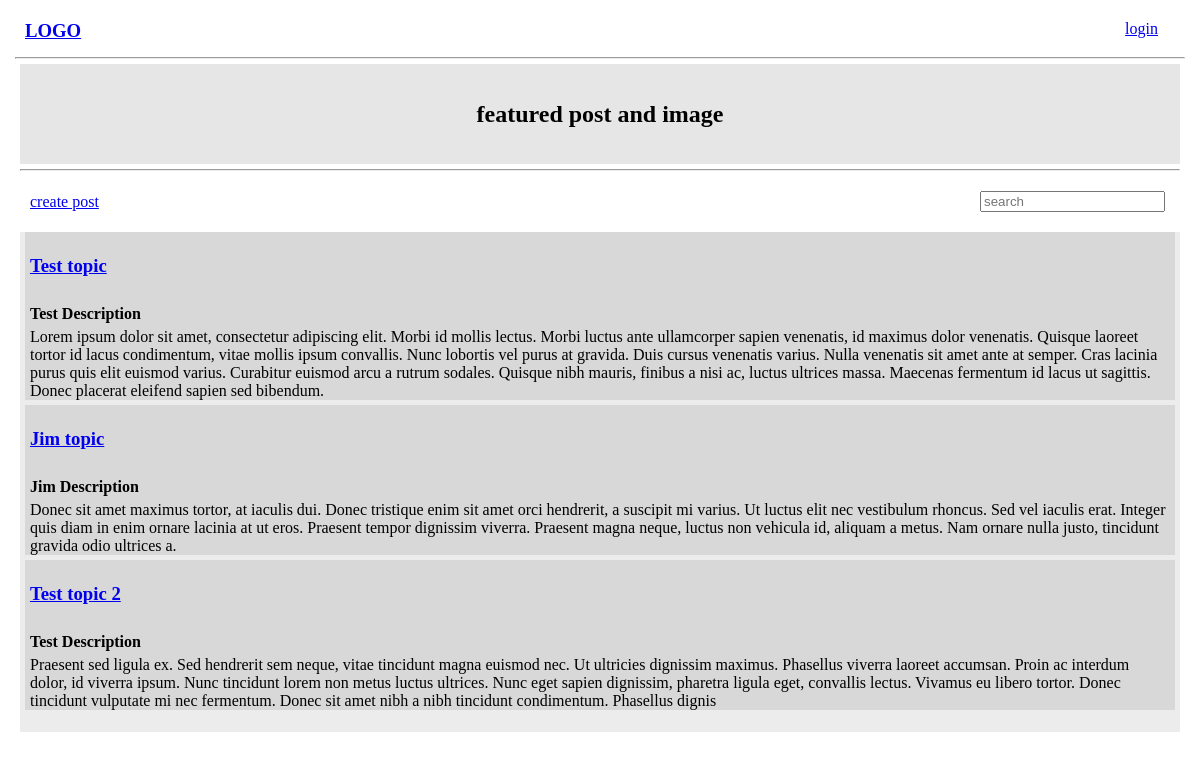
The page / on the database its author committed.
### base/models.py (models this page shows, shortened)
class Post(models.Model):
    author = models.ForeignKey(User, on_delete=models.CASCADE)
    topic = models.CharField(max_length=200)
    description = models.CharField(max_length=400)
    body = RichTextField(blank=True, null=True)
    post_date = models.DateTimeField(auto_now_add=True)
    likes = models.ManyToManyField(User, through='Like', related_name='liked_posts')

### base/views.py (the view)
# urls.py: path('', views.home, name='home'),
def home(request):
  posts = Post.objects.all()
  context = {'posts': posts}
  return render(request, 'base/home.html', context)

### base/templates/base/home.html
{% extends 'main.html' %} {% block content %}
<main>
  <div class="home-featured">
    <h2>featured post and image</h2>
  </div>
  <hr />
  <div class="create-search">
    <div>
      <a href="{% url 'create-post' %}">create post</a>
    </div>
    <div class="search-posts">
      <form action="">
        <input type="text" placeholder="search" />
      </form>
    </div>
  </div>
  <div class="posts-container">
    {% for post in posts %}
    <div class="post-container">
      <a href="{% url 'post-details' pk=post.id %}">
        <h3>{{post.topic}}</h3>
      </a>
      <h4>{{post.description}}</h4>
      <p>{{post.body|safe}}</p>
    </div>
    {% endfor %}
  </div>
</main>
{% endblock content %}

### static/css/main.css (style rules this page uses)
* { margin: 5px; }
.home-featured { height: 100px; display: flex; align-items: center; justify-content: center; background-color: rgb(230, 230, 230); }
.create-search { display: flex; align-items: center; justify-content: space-between; }
.posts-container { height: 500px; background-color: rgb(236, 236, 236); }
.post-container { background-color: rgb(216, 216, 216); }

### rows shown on the page
Post: topic "Test topic", description "Test Description", body "Lorem ipsum dolor sit amet, consectetur adipiscing elit. Morbi id mollis lectus. Morbi luctus ante ullamcorper sapien venenatis, id maximus dolor venenatis. Quisque laoreet tortor id lacus condimentum, vitae mollis ipsum convallis. Nunc lobortis vel purus at gravida. Duis cursus venenatis varius. Nulla venenatis sit amet ante at semper. Cras lacinia purus quis elit euismod varius. Curabitur euismod arcu a rutrum sodales. Quisque nibh mauris, finibus a nisi ac, luctus ultrices massa. Maecenas fermentum id lacus ut sagittis. Donec placerat eleifend sapien sed bibendum."
Post: topic "Jim topic", description "Jim Description", body "Donec sit amet maximus tortor, at iaculis dui. Donec tristique enim sit amet orci hendrerit, a suscipit mi varius. Ut luctus elit nec vestibulum rhoncus. Sed vel iaculis erat. Integer quis diam in enim ornare lacinia at ut eros. Praesent tempor dignissim viverra. Praesent magna neque, luctus non vehicula id, aliquam a metus. Nam ornare nulla justo, tincidunt gravida odio ultrices a."
Post: topic "Test topic 2", description "Test Description", body "Praesent sed ligula ex. Sed hendrerit sem neque, vitae tincidunt magna euismod nec. Ut ultricies dignissim maximus. Phasellus viverra laoreet accumsan. Proin ac interdum dolor, id viverra ipsum. Nunc tincidunt lorem non metus luctus ultrices. Nunc eget sapien dignissim, pharetra ligula eget, convallis lectus. Vivamus eu libero tortor. Donec tincidunt vulputate mi nec fermentum. Donec sit amet nibh a nibh tincidunt condimentum. Phasellus dignis"
